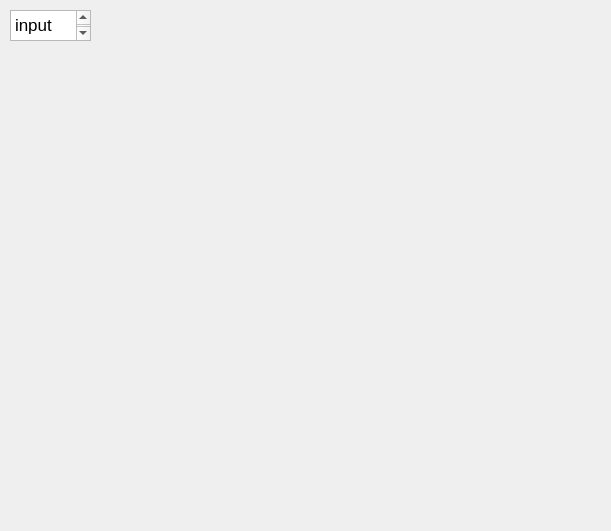
<?xml version="1.0" encoding="UTF-8"?>
<ui version="4.0">
 <class>Form</class>
 <widget class="QWidget" name="Form">
  <property name="geometry">
   <rect>
    <x>0</x>
    <y>0</y>
    <width>611</width>
    <height>531</height>
   </rect>
  </property>
  <property name="windowTitle">
   <string>Form</string>
  </property>
  <widget class="QTextEdit" name="textEdit">
   <property name="geometry">
    <rect>
     <x>10</x>
     <y>10</y>
     <width>81</width>
     <height>31</height>
    </rect>
   </property>
   <property name="html">
    <string>&lt;!DOCTYPE HTML PUBLIC &quot;-//W3C//DTD HTML 4.0//EN&quot; &quot;http://www.w3.org/TR/REC-html40/strict.dtd&quot;&gt;
&lt;html&gt;&lt;head&gt;&lt;meta name=&quot;qrichtext&quot; content=&quot;1&quot; /&gt;&lt;meta charset=&quot;utf-8&quot; /&gt;&lt;style type=&quot;text/css&quot;&gt;
p, li { white-space: pre-wrap; }
hr { height: 1px; border-width: 0; }
li.unchecked::marker { content: &quot;\2610&quot;; }
li.checked::marker { content: &quot;\2612&quot;; }
&lt;/style&gt;&lt;/head&gt;&lt;body style=&quot; font-family:'.AppleSystemUIFont'; font-size:13pt; font-weight:400; font-style:normal;&quot;&gt;
&lt;p style=&quot; margin-top:0px; margin-bottom:0px; margin-left:0px; margin-right:0px; -qt-block-indent:0; text-indent:0px;&quot;&gt;input page&lt;/p&gt;&lt;/body&gt;&lt;/html&gt;</string>
   </property>
  </widget>
 </widget>
 <resources/>
 <connections/>
</ui>
